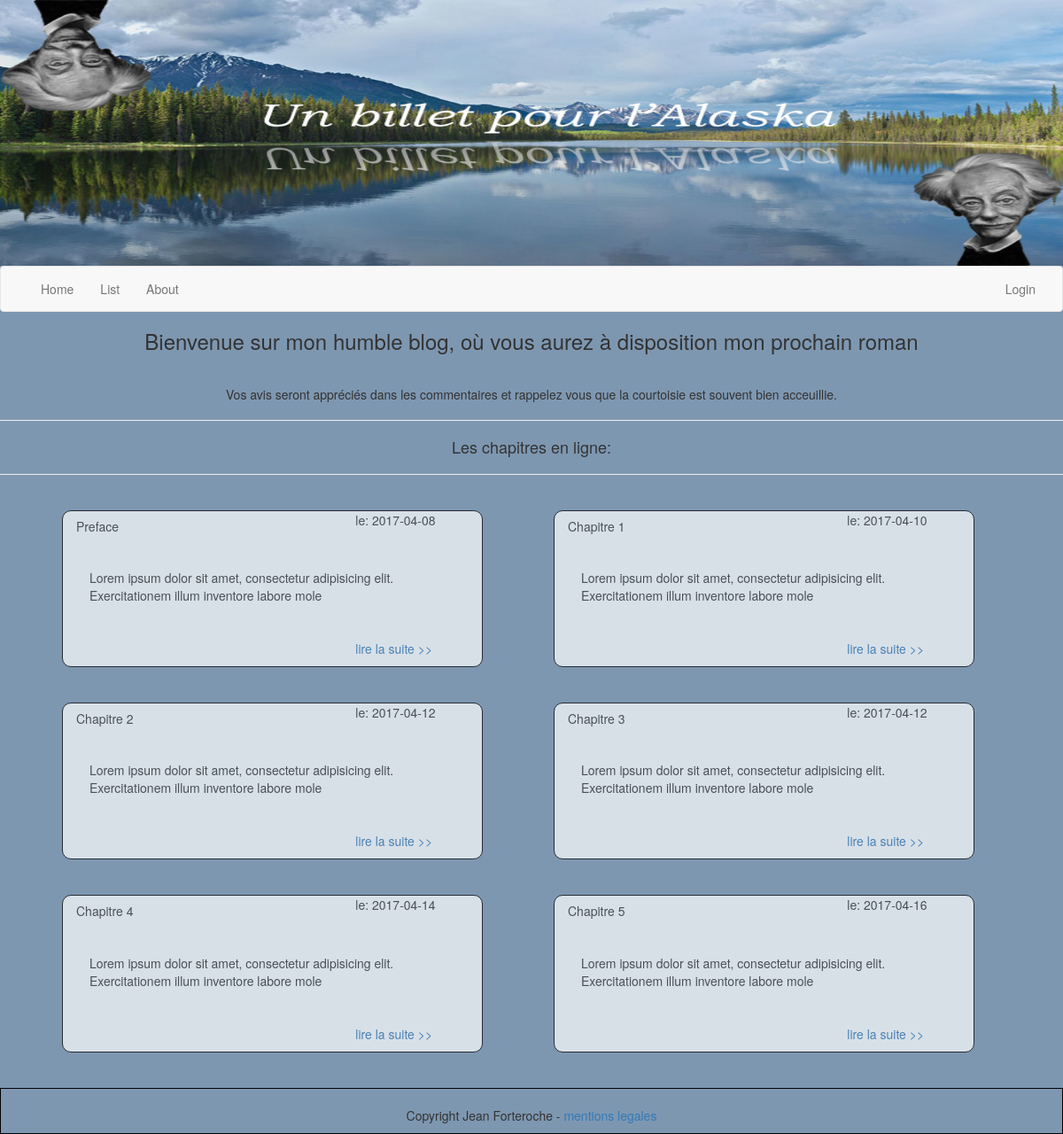
Page /php/list.php on the committed database.
### tables this page shows
CREATE TABLE `article` (
  `id` int(11) NOT NULL,
  `title` varchar(255) NOT NULL,
  `author` varchar(255) NOT NULL,
  `content` text NOT NULL,
  `add_date` date NOT NULL
);

### php/list.php (the view, shortened to what this page needs)
<?php
$bdd = new PDO('mysql:host=localhost;dbname=projet3;charset=utf8','root','41424521');
$articles = $bdd->query('SELECT * FROM article ');
?>
<?php
include 'includes/_header.php'
?>
<hr>
<h4 class="text-center">Les chapitres en ligne:</h4>
<hr>
<section class="container">
    <?php foreach ($articles as $article): ?>
    <div class="col-lg-5 card-list">
        <div class="row">
            <h5 class="col-lg-4"><?= $article['title'] ?></h5>
            <div class="col-lg-4"></div>
            <p class="col-lg-4">le: <?= $article['add_date'] ?></p>
        </div>
        <article class="row">
            <p class="chap">
                <?= substr($article['content'], 0, 100); ?>
            </p>
        </article>
        <div class="row">
            <div class="col-lg-8"></div>
            <p class="col-lg-4">
                <a href="show.php?id=<?= $article['id'] ?>">lire la suite >></a>
            </p>
        </div>
    </div>
    <?php endforeach; ?>
</section>
<br>
<?php
include 'includes/_footer.php'
?>
</body>
</html>

### php/includes/_header.php (shortened to what this page needs)
<!DOCTYPE HTML>
<html>
<head>
    <link rel="stylesheet" href="https://maxcdn.bootstrapcdn.com/bootstrap/3.3.7/css/bootstrap.min.css" >
    <link rel="stylesheet" href="style.css">
</head>
<body>
<header>
    <img src="img/banniere.jpg" alt="banner" class="full">
    <?php
        include '_menu.php'
    ?>
    <h3 class="text-center">
        Bienvenue sur mon humble blog, où vous aurez à disposition mon prochain roman
    </h3>
    <br>
    <h5 class="text-center">
        Vos avis seront appréciés dans les commentaires et rappelez vous que la courtoisie est souvent bien acceuillie.
    </h5>
</header>

### php/includes/_menu.php (shortened to what this page needs)
<nav class="navbar navbar-default">
    <div class="container-fluid">
        <div class="collapse navbar-collapse" id="bs-example-navbar-collapse-1">
            <ul class="nav navbar-nav">
                <li><a href="../php/home.php">Home</a></li>
                <li><a href="../php/list.php">List</a></li>
                <li><a href="#">About</a></li>
            </ul>
            <ul class="nav navbar-nav navbar-right">
                <li><a href="../php/login.php">Login</a></li>
            </ul>
        </div>
    </div>
</nav>

### php/includes/_footer.php (shortened to what this page needs)
<footer class="text-center">
    <br>
    <p>Copyright Jean Forteroche - <a href="#">mentions legales</a></p>
</footer>

### php/style.css (style rules this page uses)
body { background-color: #7E97B1; }
.full { width: 100%; height: 300px; }
.card-list { border: 1px solid #000; margin-left: 40px; margin-right: 40px; margin-top: 20px; margin-bottom: 20px; border-radius: 10px; background-color: #FFF; opacity: 0.7; }
.chap { padding: 30px; }
footer { border: 1px solid #000; }

### rows in the picture
article: title "Preface", add_date "2017-04-08", content "Lorem ipsum dolor sit amet, consectetur adipisicing elit. Exercitationem illum inventore labore mole"
article: title "Chapitre 1", add_date "2017-04-10", content "Lorem ipsum dolor sit amet, consectetur adipisicing elit. Exercitationem illum inventore labore mole"
article: title "Chapitre 2", add_date "2017-04-12", content "Lorem ipsum dolor sit amet, consectetur adipisicing elit. Exercitationem illum inventore labore mole"
article: title "Chapitre 3", add_date "2017-04-12", content "Lorem ipsum dolor sit amet, consectetur adipisicing elit. Exercitationem illum inventore labore mole"
article: title "Chapitre 4", add_date "2017-04-14", content "Lorem ipsum dolor sit amet, consectetur adipisicing elit. Exercitationem illum inventore labore mole"
article: title "Chapitre 5", add_date "2017-04-16", content "Lorem ipsum dolor sit amet, consectetur adipisicing elit. Exercitationem illum inventore labore mole"
